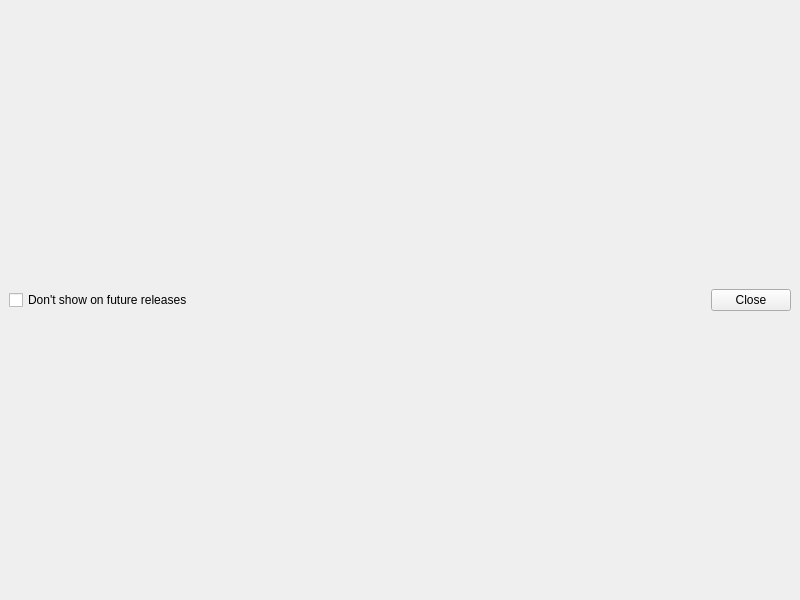
<?xml version="1.0" encoding="UTF-8"?>
<ui version="4.0">
 <class>udg::QReleaseNotesBase</class>
 <widget class="QWidget" name="udg::QReleaseNotesBase">
  <property name="windowModality">
   <enum>Qt::WindowModal</enum>
  </property>
  <property name="geometry">
   <rect>
    <x>0</x>
    <y>0</y>
    <width>800</width>
    <height>600</height>
   </rect>
  </property>
  <property name="windowTitle">
   <string>Release Notes</string>
  </property>
  <layout class="QVBoxLayout" name="verticalLayout_2">
   <property name="spacing">
    <number>0</number>
   </property>
   <property name="leftMargin">
    <number>0</number>
   </property>
   <property name="topMargin">
    <number>0</number>
   </property>
   <property name="rightMargin">
    <number>0</number>
   </property>
   <property name="bottomMargin">
    <number>0</number>
   </property>
   <item>
    <widget class="QWidget" name="m_bottomBar" native="true">
     <layout class="QHBoxLayout" name="horizontalLayout">
      <property name="topMargin">
       <number>20</number>
      </property>
      <property name="bottomMargin">
       <number>20</number>
      </property>
      <item>
       <widget class="QCheckBox" name="m_dontShowCheckBox">
        <property name="text">
         <string>Don't show on future releases</string>
        </property>
       </widget>
      </item>
      <item>
       <spacer name="horizontalSpacer">
        <property name="orientation">
         <enum>Qt::Horizontal</enum>
        </property>
        <property name="sizeHint" stdset="0">
         <size>
          <width>481</width>
          <height>20</height>
         </size>
        </property>
       </spacer>
      </item>
      <item>
       <widget class="QPushButton" name="m_closePushButton">
        <property name="text">
         <string>Close</string>
        </property>
        <property name="icon">
         <iconset>
          <normaloff>:/images/icons/window-close.svg</normaloff>:/images/icons/window-close.svg</iconset>
        </property>
       </widget>
      </item>
     </layout>
    </widget>
   </item>
  </layout>
 </widget>
 <resources/>
 <connections/>
</ui>
